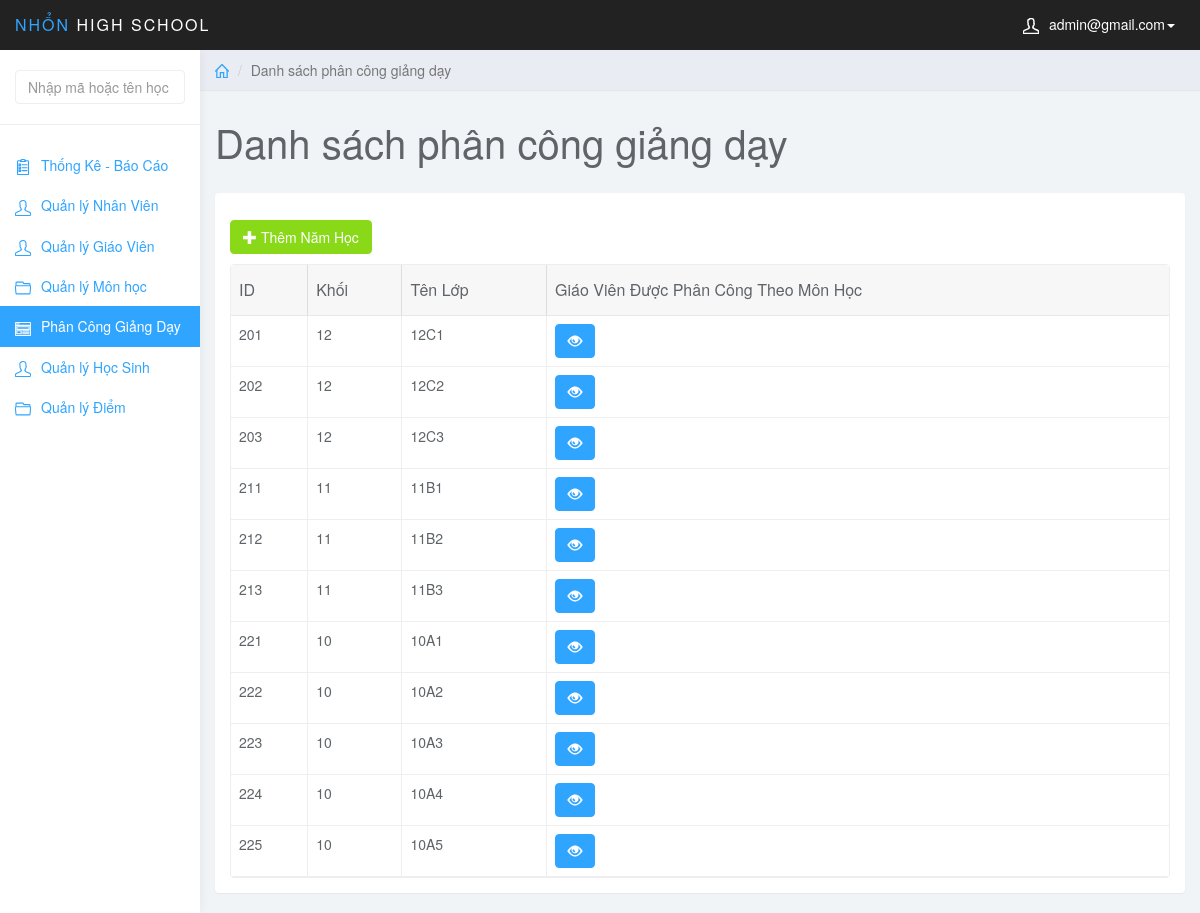
The app's page /admin/index.php?page=assigned (signed in) with its own data.
### tables this page shows
CREATE TABLE `lophoc` (
  `MaLopHoc` varchar(10) NOT NULL,
  `Tenlophoc` varchar(20) NOT NULL,
  `KhoiHoc` varchar(10) NOT NULL,
  PRIMARY KEY (`MaLopHoc`)
);

### admin/assigned.php (the view, shortened to what this page needs)
<div class="col-sm-9 col-sm-offset-3 col-lg-10 col-lg-offset-2 main">
    <div class="row">
        <ol class="breadcrumb">
            <li><a href="index.php"><svg class="glyph stroked home">
                        <use xlink:href="#stroked-home"></use>
                    </svg></a></li>
            <li class="active">Danh sách phân công giảng dạy</li>
        </ol>
    </div>
    <div class="row">
        <div class="col-lg-12">
            <h1 class="page-header">Danh sách phân công giảng dạy</h1>
            <div id="toolbar" class="btn-group">
                <a href="index.php?page=add_nam" class="btn btn-success">
                    <i class="glyphicon glyphicon-plus"></i> Thêm Năm Học
                </a>
            </div>
        </div>
    </div>
    <div class="row">
        <div class="col-lg-12">
            <div class="panel panel-default">
                <div class="panel-body">
                    <table data-toolbar="#toolbar" data-toggle="table">
                        <thead>
                            <tr>
                                <th data-field="id" data-sortable="true">ID</th>
                                <th data-field="name" data-sortable="true">Khối</th>
                                <th data-field="price" data-sortable="true">Tên Lớp</th>
                                <th>Giáo Viên Được Phân Công Theo Môn Học</th>
                            </tr>
                        </thead>
                        <tbody>
                            <?php
                            $sql = "SELECT * FROM lophoc";
                            $query = mysqli_query($conn, $sql);
                            while ($row = mysqli_fetch_assoc($query)) {
                            ?>
                            <tr>
                                <td style=""><?php echo $row['MaLopHoc'] ?></td>
                                <td style=""><?php echo $row['KhoiHoc'] ?></td>
                                <td style=""><?php echo $row['Tenlophoc'] ?></td>
                                <td class="form-group">
                                    <a href="index.php?page=list_mon&id_class=<?php echo $row['MaLopHoc']; ?>"
                                        class="btn btn-primary"><i class="glyphicon glyphicon-eye-open"></i></a>
                                </td>
                            </tr>
                            <?php } ?>
                        </tbody>
                    </table>
                </div>
            </div>
        </div>
    </div>
</div>

### admin/css/styles.css (style rules this page uses)
body { background: #f1f4f7; padding-top: 50px; color: #5f6468; }
a, a:hover, a:focus { color: #30a5ff; }
h1, h2, h3, h4, h5, h6 { color: #5f6468; }
h1 { font-weight: 300; font-size: 40px; }
.btn-primary, .btn-primary:hover, .btn-primary:focus, .btn-primary:active, .btn-primary.active, .open > .dropdown-toggle.btn-primary, .btn-primary.disabled, .btn-primary[disabled], fieldset[disabled] .btn-primary, .btn-primary.disabled:hover, .btn-primary[disabled]:hover, fieldset[disabled] .btn-primary:hover, .btn-primary.disabled:focus, .btn-primary[disabled]:focus, fieldset[disabled] .btn-primary:focus, .btn-primary.disabled:active, .btn-primary[disabled]:active, fieldset[disabled] .btn-primary:active, .btn-primary.disabled.active, .btn-primary[disabled].active, fieldset[disabled] .btn-primary.active { background-color: #30a5ff; border-color: #30a5ff; }
.btn-success, .btn-success:hover, .btn-success:focus, .btn-success:active, .btn-success.active, .open > .dropdown-toggle.btn-success, .btn-success.disabled, .btn-success[disabled], fieldset[disabled] .btn-success, .btn-success.disabled:hover, .btn-success[disabled]:hover, fieldset[disabled] .btn-success:hover, .btn-success.disabled:focus, .btn-success[disabled]:focus, fieldset[disabled] .btn-success:focus, .btn-success.disabled:active, .btn-success[disabled]:active, fieldset[disabled] .btn-success:active, .btn-success.disabled.active, .btn-success[disabled].active, fieldset[disabled] .btn-success.active { background-color: #8ad919; border-color: #8ad919; }
.panel { border: 0; }
.breadcrumb { border-radius: 0; padding: 10px 15px; background: #e9ecf2; box-shadow: 0 1px 1px rgba(0, 0, 0, .05); margin: 0 ; }
h1.page-header { margin-top: 30px; border-bottom: 0; }
.table { background: #fff; }
.breadcrumb .glyph { height: 14px; width: 14px; margin: -2px 0 0 0; stroke-width: 4px; }

### records on screen
lophoc: MaLopHoc "201", KhoiHoc "12", Tenlophoc "12C1"
lophoc: MaLopHoc "202", KhoiHoc "12", Tenlophoc "12C2"
lophoc: MaLopHoc "203", KhoiHoc "12", Tenlophoc "12C3"
lophoc: MaLopHoc "211", KhoiHoc "11", Tenlophoc "11B1"
lophoc: MaLopHoc "212", KhoiHoc "11", Tenlophoc "11B2"
lophoc: MaLopHoc "213", KhoiHoc "11", Tenlophoc "11B3"
lophoc: MaLopHoc "221", KhoiHoc "10", Tenlophoc "10A1"
lophoc: MaLopHoc "222", KhoiHoc "10", Tenlophoc "10A2"
lophoc: MaLopHoc "223", KhoiHoc "10", Tenlophoc "10A3"
lophoc: MaLopHoc "224", KhoiHoc "10", Tenlophoc "10A4"
lophoc: MaLopHoc "225", KhoiHoc "10", Tenlophoc "10A5"

### other values on screen
$_SESSION['mail_user'] "admin@gmail.com"
